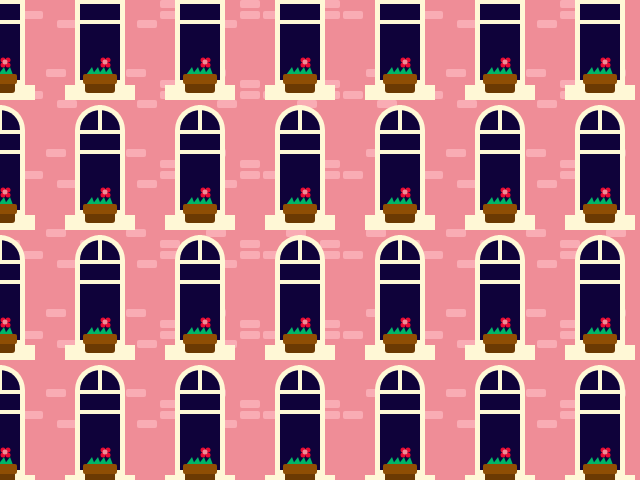
Frame 1 (no input)
Frame 60 (no input): identical to frame 1, image omitted
Frame 120 (the mouse pressed at the canvas centre since frame 60): identical to frame 1, image omitted

The p5.js sketch that drew this single still picture (run headless with seeded random() and noise() and a simulated clock; from frame 60 on, the mouse is pressed at the canvas centre):

// p5.js sketch
// ── sketch.js

function setup() {
  var columnSize = 100;
  var rowSize = 130;
  var columnSizeBg = 80;
  var rowSizeBg = 80;
  var shutter_w = 0;
  var shutter_w = 0;
  var yellow = color(255, 248, 214);
  var dark = color(15, 2, 58);
  var pnk = color(239, 141, 151);
  var lightPnk = color(249, 172, 180);
  var brightPnk = color(232, 11, 51);
  var green = color(1, 181, 103);
  var brown = color(142, 78, 4);
  var darkBrown = color(107, 58, 3);
	  createCanvas(640, 480);
    background (pnk);

    for (var x = 0; x < width; x += columnSizeBg) {
      //line(, 0, x, height)
      for (var y = 0; y < height; y += rowSizeBg) {
        //line(x, 0, x, height)
        noStroke ();
        fill(lightPnk);
        rect(x,y,20,8,2);
        rect(x,y+11,20,8,2);
        rect(x-23,y+20,20,8,2);
        rect(x+23,y+11,20,8,2);
        rect(x+46,y-11,20,8,2);
    }
  }

    for (var x = 0; x < width; x += columnSize) {
      for (var y = 0; y < height; y += rowSize) {
        //window
        noStroke ();
        fill(yellow);
        ellipse(x,y,50);
        rect(x-25,y,50,85);
        rect(x-35,y+85,70,15);
        fill(dark);
        ellipse(x,y,40);
        rect(x-20,y,40,80);
        fill(yellow);
        rect(x-25,y,50,4);
        rect(x-2,y-25,4,25);
        rect(x-25,y+20,50,4);
        //flowers
        fill(green);
        triangle(x-14,y+75, x-5, y+75, x-8, y+67);
        triangle(x-8,y+75, x+1, y+75, x-2, y+67);
        triangle(x-2,y+75, x+7, y+75, x+4, y+67);
        triangle(x+4,y+75, x+13, y+75, x+10, y+67);
        fill(darkBrown);
        rect(x-15,y+78,30,15,3);
        fill(brown);
        rect(x-17,y+74,34,10,2);

        fill(brightPnk);
        ellipse(x+8, y+65, 5, 5)
        ellipse(x+8, y+60, 5, 5)
        ellipse(x+3, y+65, 5, 5)
        ellipse(x+3, y+60, 5, 5)
        fill(pnk);
        ellipse(x+5, y+62, 5, 5)
        
    }
  }
}
    function draw() {
}

// ── hw7.html
<!DOCTYPE html>
<html>
<head>
    <title>Homework 7</title>
    <meta charset="utf-8">
    <link href="style.css" rel="stylesheet" type="text/css">
</head>
<body>
  <h1> Homework 7 </h1>
    <ul>
        <li class="link"><a href="index.html">Home</a></li>
    </ul>
    <script src="p5.min.js"></script>
    <script src="sketch.js"></script>
    <p> By Alyona Perminova</p>
</body>
</html>
